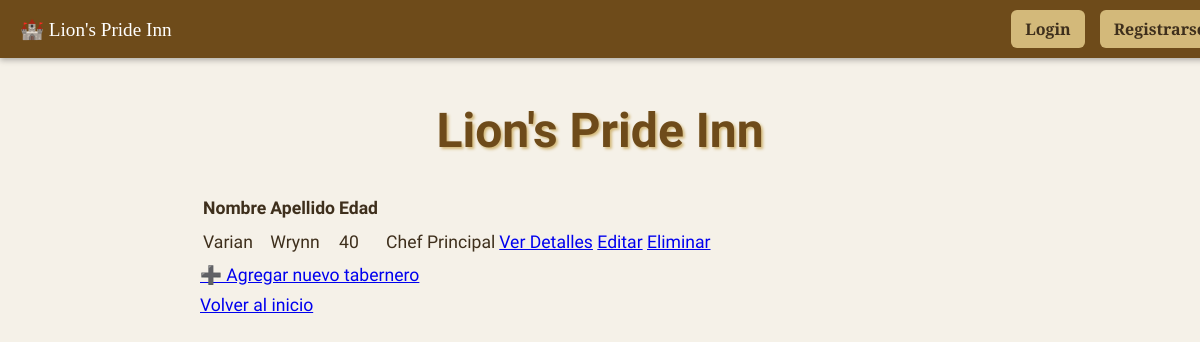
/taberneros/, run on an earlier commit of the app's database.
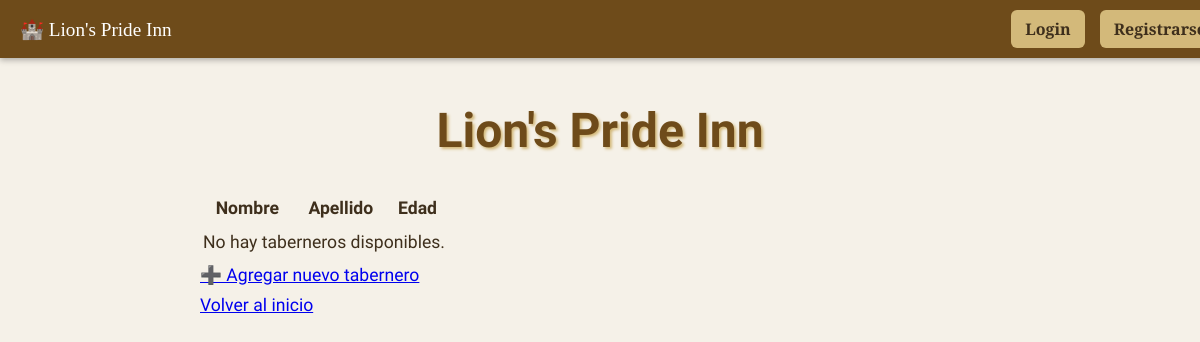
And on a later commit of the database.
### Taberna/models.py (models this page shows, shortened)
class Tabernero(models.Model):
    nombre = models.CharField(max_length=100)
    apellido = models.CharField(max_length=100)
    edad = models.IntegerField()

### Taberna/views.py (the view)
# urls.py: path('taberneros/', views.TaberneroListView.as_view(), name='taberneros'),
class TaberneroListView(ListView):
    model = Tabernero
    template_name = 'Taberna/taberneros.html'
    context_object_name = 'taberneros'

### Taberna/templates/Taberna/taberneros.html
{% extends "Taberna/base.html" %}
{% block content %}
<div class="table-responsive">
  <table class="table table-bordered">
    <thead>
      <tr>
        <th>Nombre</th>
        <th>Apellido</th>
        <th>Edad</th>
      </tr>
    </thead>
    <tbody>
      {% for tabernero in taberneros %}
        <tr>
          <td>{{ tabernero.nombre }}</td>
          <td>{{ tabernero.apellido }}</td>
          <td>{{ tabernero.edad }}</td>
          <td>{{ tabernero.especialidad }}</td>
          {% if tabernero.edad > 50 %}
            <td>Maestro Cervecero</td>
          {% elif tabernero.edad > 30 %}
            <td>Chef Principal</td>
          {% else %}
            <td>Cantinero</td>
          {% endif %}
          <td>
            <a href="{% url 'Taberna:detalle_taberneros' tabernero.id %}" class="btn btn-sm btn-info">Ver Detalles</a>
            <a href="{% url 'Taberna:actualizar_tabernero' tabernero.id %}" class="btn btn-sm btn-warning">Editar</a>
            <a href="{% url 'Taberna:tabernero_confirm_delete' tabernero.id %}" class="btn btn-sm btn-danger">Eliminar</a>
          </td>
        </tr>
      {% empty %}
        <tr>
          <td colspan="3">No hay taberneros disponibles.</td>
        </tr>
      {% endfor %}
    </tbody>
  </table>
</div>
<div class="text-center mt-4">
  <a href="{% url 'Taberna:crear_tabernero' %}" class="btn btn-success">
    ➕ Agregar nuevo tabernero
  </a>
  <br>
    <a href="{% url 'Taberna:home' %}">Volver al inicio</a>
  <br>
</div>
{% endblock %}

### Taberna/templates/Taberna/base.html (shortened to what this page needs)
<!DOCTYPE html>
<html lang="es">
<head>
</head>
<body>
    <div class="top-bar">
        <div class="left">
            🏰 Lion's Pride Inn
        </div>
        <div class="right">
            {% if user.is_authenticated %}
                <span>{{ user.nombre }} {{ user.apellido }}</span>
                <a href="{% url 'Taberna:editar_perfil' %}" class="btn">Perfil</a>
                <a href="#" class="btn" onclick="event.preventDefault(); document.getElementById('logout-form').submit();">Logout</a>
                <a href="{% url 'Taberna:agregar_avatar' %}">
                    <img src="{{ request.session.avatar }}" alt="Avatar">
                </a>
                <form id="logout-form" method="post" action="{% url 'Taberna:logout' %}" style="display: none;">
                    {% csrf_token %}
                </form>
            {% else %}
                <a href="{% url 'Taberna:login' %}" class="btn">Login</a>
                <a href="{% url 'Taberna:registro' %}" class="btn">Registrarse</a>
            {% endif %}
        </div>
    </div>
    <div class="container">
        <header>
            <h1>Lion's Pride Inn</h1>
        </header>
        <main>
            {% block content %}{% endblock %}
        </main>
    </div>
</body>
</html>

### Taberna/templates/Taberna/base.html (style rules this page uses)
body { font-family: 'IM Fell English', serif; background-color: #f5f1e8; color: #3e2f1c; margin: 0; padding-top: 70px; }
.container { max-width: 800px; margin: 0 auto; padding: 2em; }
header { text-align: center; margin-bottom: 2em; }
header h1 { font-family: 'Cinzel', serif; font-size: 3em; margin: 0; color: #6e4b1a; text-shadow: 2px 2px 3px #d3b97a; }
.top-bar { position: fixed; top: 0; left: 0; width: 100%; background-color: #6e4b1a; color: white; padding: 10px 20px; box-shadow: 0 2px 6px rgba(0,0,0,0.3); display: flex; justify-content: space-between; align-items: center; z-index: 1000; }
.top-bar .left { font-family: 'Cinzel', serif; font-size: 1.2em; }
.top-bar .right { display: flex; align-items: center; gap: 15px; }
.top-bar a.btn { background-color: #d3b97a; color: #3e2f1c; padding: 8px 14px; border-radius: 6px; text-decoration: none; font-weight: bold; font-family: 'Cinzel', serif; transition: background-color 0.3s ease; }
main { line-height: 1.7; font-size: 1.1em; }
header h1, h2, h3 { font-family: 'Uncial Antiqua', cursive; }

What changed in the data, as far as the page shows it:
removed Tabernero: nombre "Varian", apellido "Wrynn", edad "40", shows "Chef Principal"
Also different on the page:
text now shown: "No hay taberneros disponibles."
